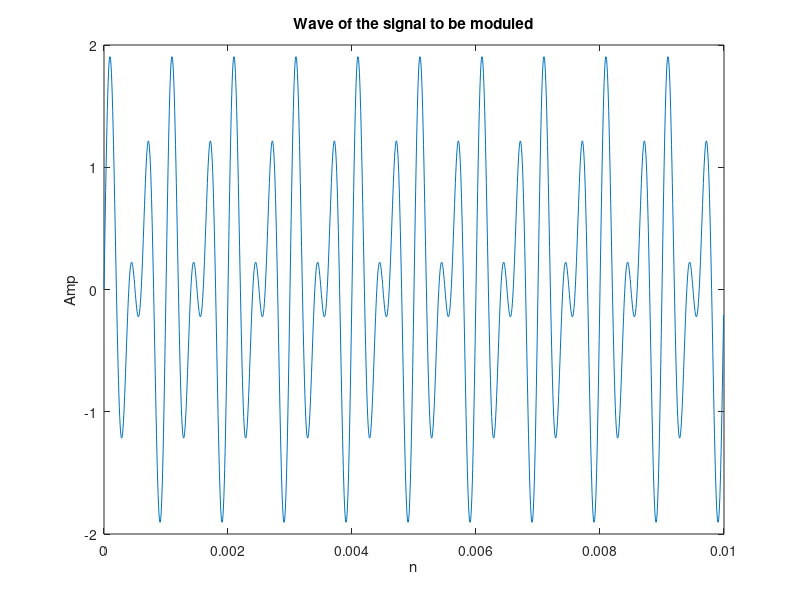
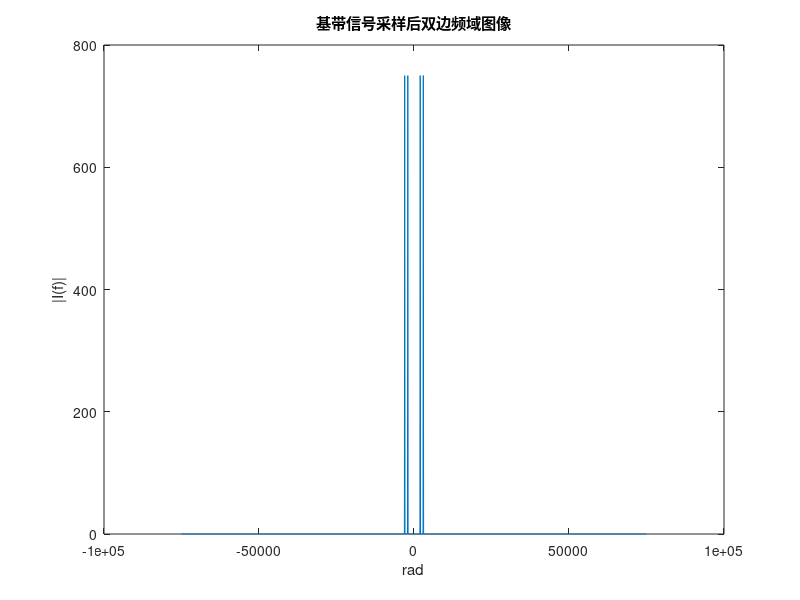
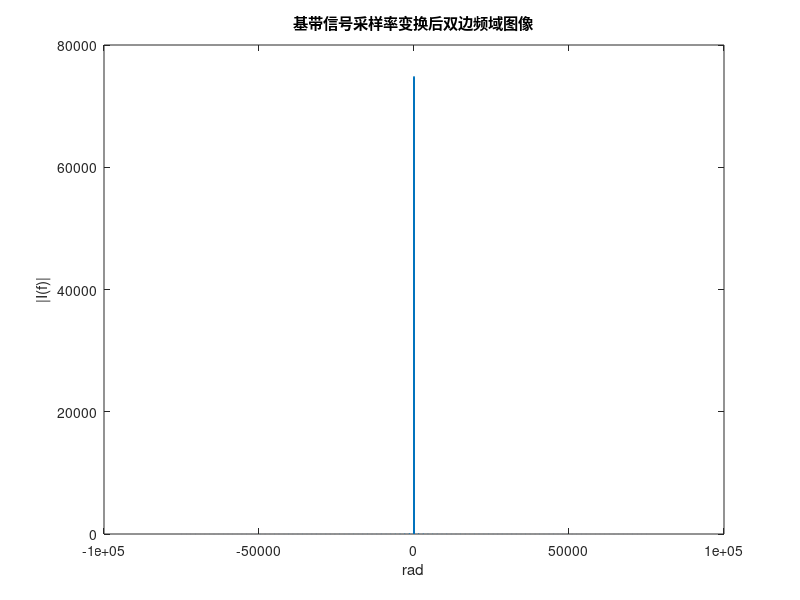
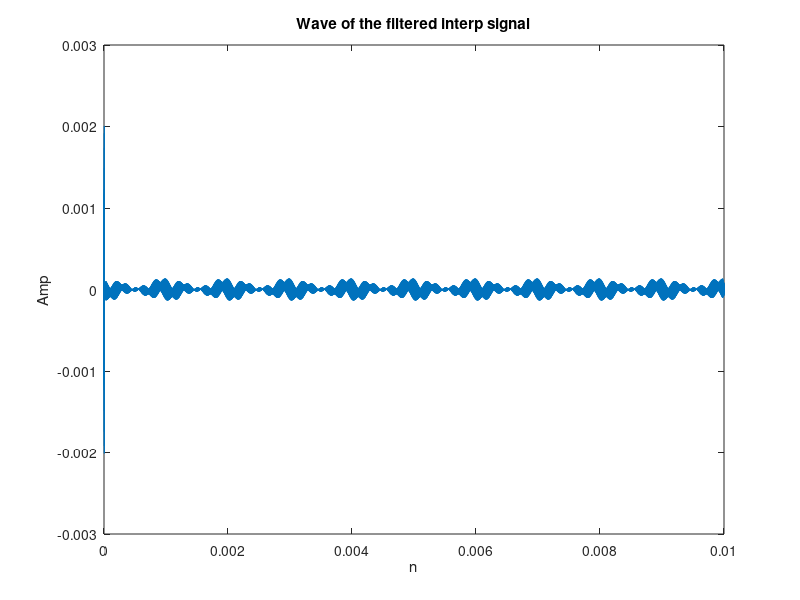

MATLAB code to generate these figures, in order: (Note: this script raises an error after producing the figures.)
%%This is the code of SDR course design project
%We create a digital transmiter and receiver based on DSB Module
%%
%Init parameter setting
clear all
clc
fs1=150e3;%we set the sampling rate of the f to 150kHz
t1=0:1/fs1:0.01-1/fs1;
fc=211011*4;
fs2=15e6;%we set the sampling rate of the carrier signal to 15MHz
t2=0:1/fs2:0.01-1/fs2;
load filteralpha.mat;
load filterbeta.mat;
load filtergamma.mat;
%%
f=sin(2*pi*2*10e2*t1)+sin(2*pi*3*10e2*t1);%the signal to be moduled
%f=filter(Num,1,f);%add a reshape filter
figure(1)
plot(t1,f);
title('Wave of the signal to be moduled');
xlabel("n");
ylabel("Amp");
N=length(f);
If=abs(fftshift(fft(f,N)));%fft
%fi=(-N/2:N/2-1)/N;%digital freq=analog freq*T
fi=(0:N-1)*fs1/N-fs1/2 ;
figure(2)
plot(fi,If);
title('基带信号采样后双边频域图像')
xlabel('rad');
ylabel('|I(f)|');
%%
%Interp
f=interp(f,fs2/fs1);
N=length(f);
If=abs(fftshift(fft(f,N)));%fft
%fi=(-N/2:N/2-1)/N;%digital freq=analog freq*T
fi=(0:N-1)*fs1/N-fs1/2 ;
figure(3)
plot(fi,If);
title('基带信号采样率变换后双边频域图像')
xlabel('rad');
ylabel('|I(f)|');
f=filter(Num,1,f);
figure(4)
plot(t2,f);
title('Wave of the filtered interp signal');
xlabel("n");
ylabel("Amp");
N=length(f);
If=abs(fftshift(fft(f,N)));%fft
%fi=(-N/2:N/2-1)/N;%digital freq=analog freq*T
fi=(0:N-1)*fs2/N-fs2/2 ;
figure(5)
plot(fi,If);
title('基带信号采样率变换后经由DLPF滤波后双边频域图像')
xlabel('rad');
ylabel('|I(f)|');
%%
%I side and Q side Modulation
I=f;%I sideroad
Q=0;% Q sideroad
%%
c=cos(2*pi*fc*t2);%Carrier Signal
figure(6)
plot(t2,c);
title('Wave of the carrier signal');
xlabel("n");
ylabel("Amp");
%%
%DSB Modulation
%to be continued
s=f.*c;
figure(7)
plot(t2/0.001,s,t2/0.001,f,"r-");
title('Wave of the moduled signal');
xlabel('n');
ylabel("Amp");
legend('Modulated Message Signal','Message Signal m(n)')
%%
%DA module
Tx=interp(s+Q,5);
%%
%drawing the spectum of the signal
N=length(Tx);
If=abs(fftshift(fft(Tx,N)));%fft
%fi=fs2*5*(-N/2:N/2-1)/N;%digital freq=analog freq*T
fi=(0:N-1)*fs2*5/N-fs2*5/2 ;
figure(8)
plot(fi,If);
title('发送信号双边频域图像')
xlabel('rad');
ylabel('|I(f)|');
%%
%Receiver part
ts3=0:1/(fs2*5):0.01-1/(fs2*5);
Rx=filter(Num1, 1, Tx);
N=length(Rx);
If=abs(fftshift(fft(Rx,N)));%fft
%fi=fs2*5*(-N/2:N/2-1)/N;%digital freq=analog freq*T
fi=(0:N-1)*fs2*5/N-fs2*5/2 ;
figure(9)
plot(fi,If);
title('发送信号双边频域图像')
xlabel('rad');
ylabel('|I(f)|');
%mix freq
Signal_mix=Rx.*cos(2*pi*386600*ts3);
N=length(Signal_mix);
If=abs(fftshift(fft(Signal_mix,N)));%fft
%fi=fs2*5*(-N/2:N/2-1)/N;%digital freq=analog freq*T
fi=(0:N-1)*fs2*5/N-fs2*5/2 ;
figure(10)
plot(fi,If);
title('发送信号双边频域图像')
xlabel('rad');
ylabel('|I(f)|');
%filter
Signal_filter=filter(Num2,1,Signal_mix);
N=length(Signal_filter);
If=abs(fftshift(fft(Signal_filter,N)));%fft
%fi=fs2*5*(-N/2:N/2-1)/N;%digital freq=analog freq*T
fi=(0:N-1)*fs2*5/N-fs2*5/2 ;
figure(11)
plot(fi,If);
title('发送信号双边频域图像')
xlabel('rad');
ylabel('|I(f)|');
figure(12)
plot(ts3,Signal_filter);
title('滤波后信号时域图像')
xlabel('rad');
ylabel('|I(f)|');
Signal_filter=downsample(Signal_filter,5);
%%
%Costas环
% mix=Tx.*cos(2*pi*fc*t2);
% N=length(mix);
% If=abs(fftshift(fft(mix,N)));%fft
% fi=fs2*(-N/2:N/2-1)/N;%digital freq=analog freq*T
% figure(8)
% plot(fi,If);
% title('发送信号双边频域图像')
% xlabel('rad');
% ylabel('|I(f)|');
